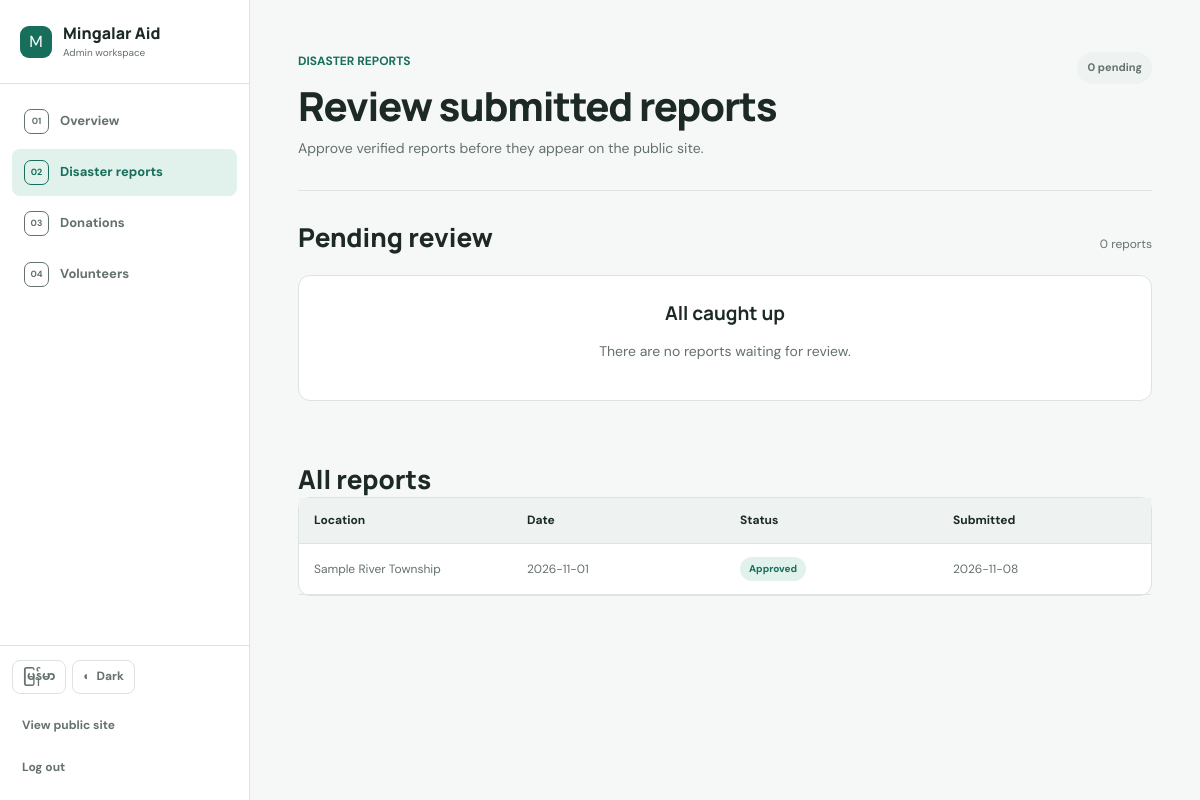
The page /admin/reports (signed in) on the database its author committed.
### tables this page shows
CREATE TABLE disasters (
            id INTEGER PRIMARY KEY AUTOINCREMENT,
            disaster_date TEXT NOT NULL,
            place TEXT NOT NULL,
            description TEXT NOT NULL,
            evidence_url TEXT,
            status TEXT NOT NULL DEFAULT 'pending',
            submitted_at TEXT NOT NULL
        );

### MingalarAid.Backend/api/admin_api.py (the view)
    @app.route("/admin/reports")
    @admin_required
    def admin_reports():
        pending, all_disasters, _options = disaster_service.admin_snapshot()
        return render_template(
            "admin_reports.html", pending=pending, all_disasters=all_disasters
        )

### MingalarAid.Backend/api/guards.py (called while the page is built)
def admin_required(view):
    @wraps(view)
    def wrapped(*args, **kwargs):
        if session.get("role") != "admin":
            flash("Please sign in as an administrator first.", "error")
            return redirect(url_for("admin_login"))
        return view(*args, **kwargs)
    return wrapped

### MingalarAid.Backend/dataaccess/database.py (called while the page is built)
def get_connection():
    DATABASE_PATH.parent.mkdir(parents=True, exist_ok=True)
    connection = sqlite3.connect(DATABASE_PATH)
    connection.row_factory = sqlite3.Row
    return connection

### MingalarAid.Backend/dataaccess/disaster_repository.py (called while the page is built)
def admin_snapshot():
    with get_connection() as db:
        pending = db.execute(
            "SELECT * FROM disasters WHERE status = 'pending' ORDER BY submitted_at DESC"
        ).fetchall()
        all_disasters = db.execute(
            "SELECT * FROM disasters ORDER BY submitted_at DESC"
        ).fetchall()
        options = db.execute(
            "SELECT id, place, disaster_date FROM disasters ORDER BY disaster_date DESC, id DESC"
        ).fetchall()
    return pending, all_disasters, options

### MingalarAid.Backend/service/disaster_service.py (called while the page is built)
def admin_snapshot():
    return disaster_repository.admin_snapshot()

### MingalarAid.Frontend/templates/admin_reports.html (shortened to what this page needs)
{% extends "admin_base.html" %}
{% block admin_content %}
<header class="admin-page-header"><div><p class="eyebrow">DISASTER REPORTS</p><h1>Review submitted reports</h1><p>Approve verified reports before they appear on the public site.</p></div><span class="admin-header-count">{{ pending|length }} pending</span></header>
<section class="admin-section first-section"><div class="section-heading"><h2>Pending review</h2><span class="count">{{ pending|length }} reports</span></div>
{% if pending %}<div class="admin-list">{% for item in pending %}<article class="admin-card"><div class="card-top"><span class="status pending">Pending review</span><span class="date">{{ item.submitted_at[:10] }}</span></div><h3>{{ item.place }}</h3><p><strong>Disaster date:</strong> {{ item.disaster_date }}</p><p>{{ item.description }}</p>{% if item.evidence_url %}<p><a class="text-link" href="{{ item.evidence_url }}" target="_blank" rel="noopener">Open evidence link →</a></p>{% endif %}<div class="moderation-actions"><form method="post" action="{{ url_for('moderate_disaster', disaster_id=item.id, action='approve') }}"><button class="button primary" type="submit">Approve report</button></form><form class="js-confirm-form" method="post" action="{{ url_for('moderate_disaster', disaster_id=item.id, action='reject') }}" data-confirm-kind="report"><button class="button danger" type="submit">Reject</button></form></div></article>{% endfor %}</div>{% else %}<div class="empty-state compact"><h3>All caught up</h3><p>There are no reports waiting for review.</p></div>{% endif %}
</section>
<section class="admin-section"><h2>All reports</h2><div class="table-wrap"><table><thead><tr><th>Location</th><th>Date</th><th>Status</th><th>Submitted</th></tr></thead><tbody>{% for d in all_disasters %}<tr><td data-label="Location">{{ d.place }}</td><td data-label="Date">{{ d.disaster_date }}</td><td data-label="Status"><span class="status {{ d.status }}">{{ d.status }}</span></td><td data-label="Submitted">{{ d.submitted_at[:10] }}</td></tr>{% else %}<tr><td colspan="4">No reports yet.</td></tr>{% endfor %}</tbody></table></div></section>
{% endblock %}

### MingalarAid.Frontend/static/css/style.css (style rules this page uses)
:root { color-scheme: light; --bg: #f6f8f7; --surface: #ffffff; --surface-soft: #eef3f1; --text: #1c2925; --muted: #64716d; --border: #dce3e0; --brand: #176f5b; --brand-strong: #105747; --brand-soft: #e1f1eb; --danger: #b43f46; --danger-soft: #fbeaec; --warning: #946516; --warning-soft: #fff3d7; --shadow: 0 12px 32px rgb(22 45 37 / 8%); --radius: 12px; }
* { box-sizing: border-box; }
html { scroll-behavior: smooth; }
body { margin: 0; background: var(--bg); color: var(--text); font-family: 'DM Sans', 'Noto Sans Myanmar', sans-serif; line-height: 1.6; transition: background .2s, color .2s; }
.eyebrow { margin: 0 0 12px; color: var(--brand); font-size: 12px; font-weight: 700; }
.section-heading { display: flex; justify-content: space-between; align-items: end; gap: 20px; margin: 12px 0 20px; }
.section-heading h2, .admin-section h2, .action-strip h2 { margin: 0; color: var(--text); font: 800 26px 'Manrope', 'Noto Sans Myanmar', sans-serif; }
.disaster-card, .support-card, .admin-card, .detail-panel, .form-card, .table-wrap { background: var(--surface); border: 1px solid var(--border); border-radius: var(--radius); box-shadow: var(--shadow); }
.status { display: inline-block; border-radius: 999px; padding: 4px 9px; font-size: 10px; font-weight: 700; text-transform: capitalize; }
.status.approved { background: var(--brand-soft); color: var(--brand); }
.empty-state { margin: 20px 0 60px; padding: 44px 24px; text-align: center; background: var(--surface); border: 1px solid var(--border); border-radius: var(--radius); }
.empty-state h3 { margin: 0 0 8px; color: var(--text); font: 700 19px 'Manrope', 'Noto Sans Myanmar', sans-serif; }
.empty-state p { color: var(--muted); font-size: 14px; }
.compact { padding: 24px; }
.admin-section { margin: 34px 0 50px; }
.count { color: var(--muted); font-size: 12px; }
.table-wrap { overflow-x: auto; box-shadow: none; }
table { width: 100%; border-collapse: collapse; text-align: left; font-size: 12px; }
th, td { padding: 13px 15px; border-bottom: 1px solid var(--border); white-space: nowrap; }
th { background: var(--surface-soft); color: var(--text); }
td { color: var(--muted); }
.admin-page-header { min-height: 150px; display: flex; align-items: flex-start; justify-content: space-between; gap: 24px; padding: 20px 0 30px; border-bottom: 1px solid var(--border); }
.admin-page-header h1 { margin: 0 0 8px; color: var(--text); font: 800 clamp(29px, 4vw, 40px) / 1.15 'Manrope', 'Noto Sans Myanmar', sans-serif; letter-spacing: -1.2px; }
.admin-page-header p:last-child { max-width: 620px; margin: 0; color: var(--muted); font-size: 14px; }
.admin-header-count { flex: 0 0 auto; padding: 7px 10px; border-radius: 999px; background: var(--surface-soft); color: var(--muted); font-size: 11px; font-weight: 700; }
.first-section { margin-top: 28px; }
html, body { max-width: 100%; overflow-x: hidden; }
.admin-body { min-height: 100vh; background: var(--bg); }
.admin-main .table-wrap { max-width: 100%; overflow: visible; }
.admin-main table { table-layout: fixed; }
.admin-main th, .admin-main td { white-space: normal; overflow-wrap: anywhere; }

### rows shown on the page
disasters: place "Sample River Township", disaster_date "2026-11-01", status "Approved", submitted_at "2026-11-08"

### other values the page prints
{{ pending|length }} "0"
